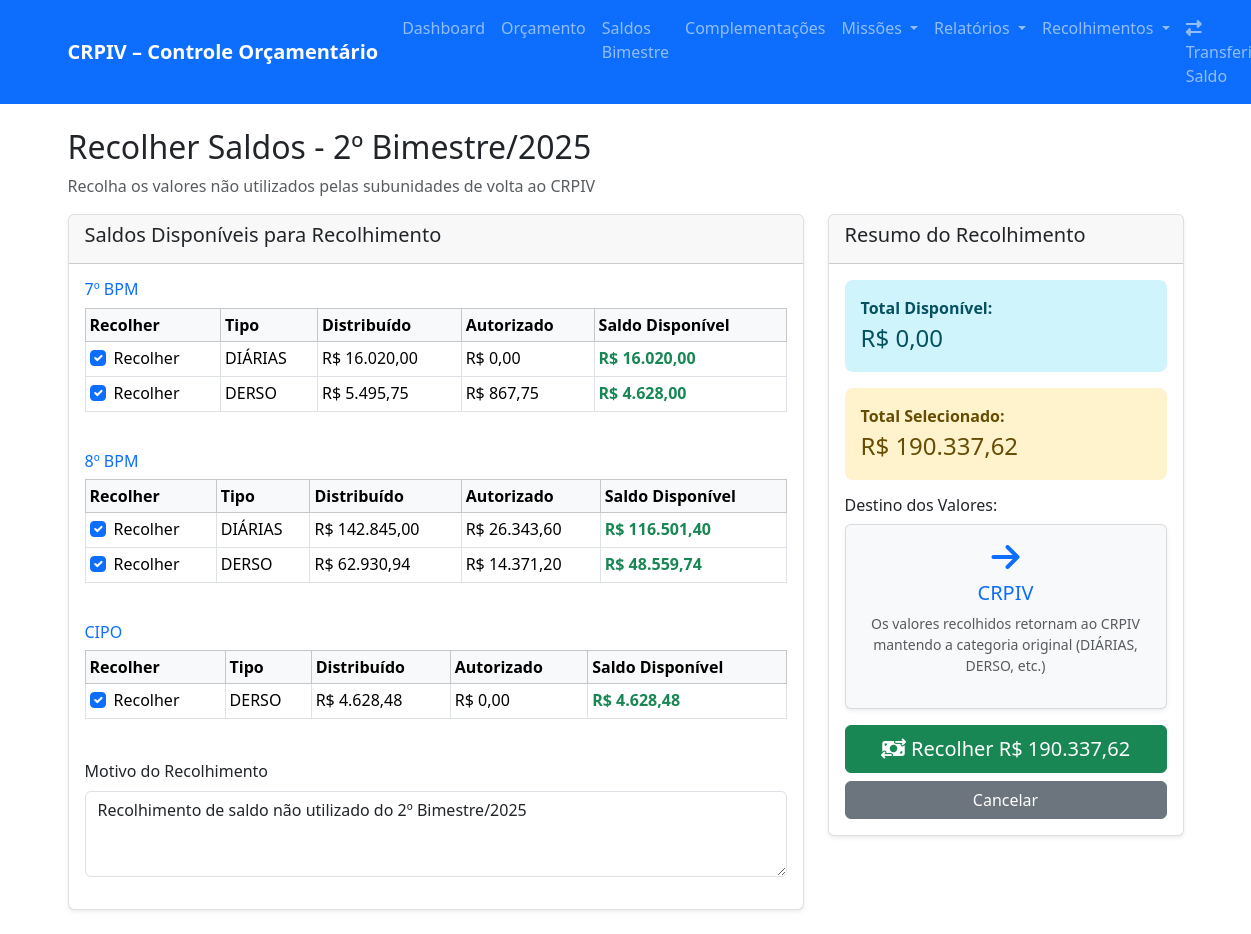
Screenshot of /visualizar_recolhimento/1 with the database file from the repository.
### models.py (models this page shows)
class Orcamento(db.Model):
    id = db.Column(db.Integer, primary_key=True)
    bimestre = db.Column(db.String(20), nullable=False)
    ano = db.Column(db.Integer, nullable=False)
    data_inicio = db.Column(db.Date, nullable=False)  # NOVO
    data_fim = db.Column(db.Date, nullable=False)     # NOVO
    diarias = db.Column(db.Float, default=0.0)
    derso = db.Column(db.Float, default=0.0)
    diarias_pav = db.Column(db.Float, default=0.0)
    derso_pav = db.Column(db.Float, default=0.0)
    status = db.Column(db.String(20), default='ativo')  # NOVO: ativo, finalizado
    data_criacao = db.Column(db.DateTime, default=datetime.utcnow)
    data_finalizacao = db.Column(db.DateTime)  # NOVO

### app.py (the view)
@app.route('/visualizar_recolhimento/<int:orcamento_id>')
def visualizar_recolhimento(orcamento_id):
    try:
        orcamento = db.session.get(Orcamento, orcamento_id)
        if not orcamento:
            flash('Orçamento não encontrado', 'error')
            return redirect(url_for('saldos_bimestre'))
        print(f"🔍 Visualizando recolhimento para orçamento {orcamento_id}")
        pode_recolher = True
        erro = None
        if hasattr(orcamento, 'status') and getattr(orcamento, 'status') == 'finalizado':
            erro = "Este bimestre já foi finalizado"
            pode_recolher = False
        saldos_detalhados = calcular_saldos_para_recolher_bimestre_corrigido(orcamento_id)
        print("💰 Saldos detalhados calculados:")
        for unidade, tipos in saldos_detalhados.items():
            print(f"  {unidade}:")
            for tipo, dados in tipos.items():
                if dados['saldo_disponivel'] > 0:
                    print(f"    {tipo}: R$ {dados['saldo_disponivel']:,.2f}")
        tem_saldo = any(
            any(dados['saldo_disponivel'] > 0 for dados in tipos.values())
            for tipos in saldos_detalhados.values() if tipos
        )
        if not tem_saldo:
            erro = "Não há saldos disponíveis para recolher neste bimestre"
            pode_recolher = False
        if not pode_recolher:
            flash(erro, 'warning')
            return redirect(url_for('saldos_bimestre'))
        recolhimentos_existentes = []
        try:
            pass
        except:
            pass
        return render_template('recolher_saldos.html',
                             orcamento=orcamento,
                             saldos_detalhados=saldos_detalhados,  # ✅ NOME CORRETO
                             recolhimentos_existentes=recolhimentos_existentes)
    except Exception as e:
        print(f"❌ Erro em visualizar_recolhimento: {e}")
        import traceback
        traceback.print_exc()
        flash('Erro ao calcular saldos para recolhimento', 'error')
        return redirect(url_for('saldos_bimestre'))

### app.py (called while the page is built)
@app.template_filter('currency')
def currency_filter(value):
    if value is None:
        return "0,00"
    try:
        return f"{float(value):,.2f}".replace(',', 'X').replace('.', ',').replace('X', '.')
    except (ValueError, TypeError):
        return "0,00"

### templates/recolher_saldos.html (shortened to what this page needs)
{% extends "base.html" %}
{% block content %}
<div class="row">
    <div class="col-12">
        <h2>Recolher Saldos - {{ orcamento.bimestre }}/{{ orcamento.ano }}</h2>
        <p class="text-muted">
            Recolha os valores não utilizados pelas subunidades de volta ao CRPIV
        </p>
    </div>
</div>
{% if saldos_detalhados %}
<form method="POST" action="{{ url_for('confirmar_recolhimento_simples', orcamento_id=orcamento.id) }}">
    <div class="row">
        <div class="col-md-8">
            <div class="card">
                <div class="card-header">
                    <h5>Saldos Disponíveis para Recolhimento</h5>
                </div>
                <div class="card-body">
                    {% set total_recolhivel = 0 %}
                    {% for unidade, tipos in saldos_detalhados.items() %}
                        {% if tipos %}
                        <h6 class="text-primary">{{ unidade }}</h6>
                        <div class="table-responsive mb-4">
                            <table class="table table-sm table-bordered">
                                <thead class="table-light">
                                    <tr>
                                        <th>Recolher</th>
                                        <th>Tipo</th>
                                        <th>Distribuído</th>
                                        <th>Autorizado</th>
                                        <th>Saldo Disponível</th>
                                    </tr>
                                </thead>
                                <tbody>
                                    {% for tipo, dados in tipos.items() %}
                                    {% if dados.saldo_disponivel > 0 %}
                                    {% set total_recolhivel = total_recolhivel + dados.saldo_disponivel %}
                                    <tr>
                                        <td>
                                            <div class="form-check">
                                                <input class="form-check-input saldo-checkbox"
                                                       type="checkbox"
                                                       name="recolher_{{ unidade }}_{{ tipo }}"
                                                       id="check_{{ unidade }}_{{ tipo }}"
                                                       data-valor="{{ dados.saldo_disponivel }}"
                                                       checked>
                                                <label class="form-check-label" for="check_{{ unidade }}_{{ tipo }}">
                                                    Recolher
                                                </label>
                                            </div>
                                        </td>
                                        <td>{{ tipo }}</td>
                                        <td>R$ {{ dados.distribuido|currency }}</td>
                                        <td>R$ {{ dados.autorizado|currency }}</td>
                                        <td class="fw-bold text-success">R$ {{ dados.saldo_disponivel|currency }}</td>
                                    </tr>
                                    {% endif %}
                                    {% endfor %}
                                </tbody>
                            </table>
                        </div>
                        {% endif %}
                    {% endfor %}
                    <div class="mb-3">
                        <label class="form-label">Motivo do Recolhimento</label>
                        <textarea name="motivo" class="form-control" rows="3"
                                  placeholder="Descreva o motivo do recolhimento...">Recolhimento de saldo não utilizado do {{ orcamento.bimestre }}/{{ orcamento.ano }}</textarea>
                    </div>
                </div>
            </div>
        </div>
        <div class="col-md-4">
            <div class="card">
                <div class="card-header">
                    <h5>Resumo do Recolhimento</h5>
                </div>
                <div class="card-body">
                    <div class="alert alert-info">
                        <strong>Total Disponível:</strong><br>
                        <span class="fs-4">R$ {{ total_recolhivel|currency }}</span>
                    </div>
                    <div class="alert alert-warning">
                        <strong>Total Selecionado:</strong><br>
                        <span class="fs-4" id="totalSelecionado">R$ {{ total_recolhivel|currency }}</span>
                    </div>
                    <h6>Destino dos Valores:</h6>
                    <div class="card bg-light">
                        <div class="card-body text-center">
                            <i class="fas fa-arrow-right fa-2x text-primary mb-2"></i>
                            <h5 class="text-primary">CRPIV</h5>
                            <p class="small text-muted">
                                Os valores recolhidos retornam ao CRPIV
                                mantendo a categoria original (DIÁRIAS, DERSO, etc.)
                            </p>
                        </div>
                    </div>
                    <div class="d-grid gap-2 mt-3">
                        <button type="submit" class="btn btn-success btn-lg" id="btnRecolher">
                        </button>
                        <a href="{{ url_for('saldos_bimestre') }}" class="btn btn-secondary">
                            Cancelar
                        </a>
                    </div>
                </div>
            </div>
        </div>
    </div>
</form>
{% else %}
<div class="alert alert-info">
    <h4>Nenhum Saldo para Recolher</h4>
    <p>Todos os valores distribuídos foram utilizados ou não há distribuições para este bimestre.</p>
    <a href="{{ url_for('saldos_bimestre') }}" class="btn btn-primary">Voltar</a>
</div>
{% endif %}
{% endblock %}

### static/css/style.css (style rules this page uses)
.card { box-shadow: 0 0.125rem 0.25rem rgba(0, 0, 0, 0.075); border: 1px solid rgba(0, 0, 0, 0.125); }
.table th { border-top: none; font-weight: 600; }
.alert { border: none; border-radius: 0.5rem; }
.btn { border-radius: 0.375rem; }
.form-control, .form-select { border-radius: 0.375rem; }

### rows the page displays
Orcamento: bimestre "2º Bimestre", ano "2025", motivo "Recolhimento de saldo não utilizado do 2º Bimestre/2025"

### other values shown
{{ unidade }} "7º BPM" "8º BPM" "CIPO"
{{ tipo }} "DIÁRIAS" "DERSO" "DIÁRIAS" "DERSO" "DERSO"
{{ dados.distribuido|currency }} "16.020,00" "5.495,75" "142.845,00" "62.930,94" "4.628,48"
{{ dados.autorizado|currency }} "0,00" "867,75" "26.343,60" "14.371,20" "0,00"
{{ dados.saldo_disponivel|currency }} "16.020,00" "4.628,00" "116.501,40" "48.559,74" "4.628,48"
{{ total_recolhivel|currency }} "0,00"
